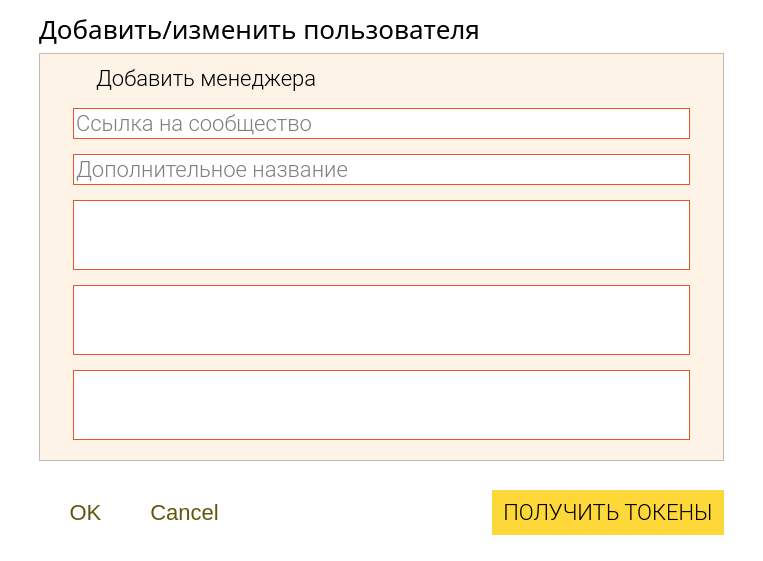
<?xml version="1.0" encoding="UTF-8"?>
<ui version="4.0">
 <class>addUserDialog</class>
 <widget class="QDialog" name="addUserDialog">
  <property name="geometry">
   <rect>
    <x>0</x>
    <y>0</y>
    <width>744</width>
    <height>556</height>
   </rect>
  </property>
  <property name="palette">
   <palette>
    <active>
     <colorrole role="WindowText">
      <brush brushstyle="SolidPattern">
       <color alpha="255">
        <red>0</red>
        <green>0</green>
        <blue>0</blue>
       </color>
      </brush>
     </colorrole>
     <colorrole role="Button">
      <brush brushstyle="SolidPattern">
       <color alpha="255">
        <red>255</red>
        <green>255</green>
        <blue>255</blue>
       </color>
      </brush>
     </colorrole>
     <colorrole role="Light">
      <brush brushstyle="SolidPattern">
       <color alpha="255">
        <red>255</red>
        <green>255</green>
        <blue>255</blue>
       </color>
      </brush>
     </colorrole>
     <colorrole role="Midlight">
      <brush brushstyle="SolidPattern">
       <color alpha="255">
        <red>255</red>
        <green>255</green>
        <blue>255</blue>
       </color>
      </brush>
     </colorrole>
     <colorrole role="Dark">
      <brush brushstyle="SolidPattern">
       <color alpha="255">
        <red>127</red>
        <green>127</green>
        <blue>127</blue>
       </color>
      </brush>
     </colorrole>
     <colorrole role="Mid">
      <brush brushstyle="SolidPattern">
       <color alpha="255">
        <red>170</red>
        <green>170</green>
        <blue>170</blue>
       </color>
      </brush>
     </colorrole>
     <colorrole role="Text">
      <brush brushstyle="SolidPattern">
       <color alpha="255">
        <red>0</red>
        <green>0</green>
        <blue>0</blue>
       </color>
      </brush>
     </colorrole>
     <colorrole role="BrightText">
      <brush brushstyle="SolidPattern">
       <color alpha="255">
        <red>255</red>
        <green>255</green>
        <blue>255</blue>
       </color>
      </brush>
     </colorrole>
     <colorrole role="ButtonText">
      <brush brushstyle="SolidPattern">
       <color alpha="255">
        <red>0</red>
        <green>0</green>
        <blue>0</blue>
       </color>
      </brush>
     </colorrole>
     <colorrole role="Base">
      <brush brushstyle="SolidPattern">
       <color alpha="255">
        <red>255</red>
        <green>255</green>
        <blue>255</blue>
       </color>
      </brush>
     </colorrole>
     <colorrole role="Window">
      <brush brushstyle="SolidPattern">
       <color alpha="255">
        <red>255</red>
        <green>255</green>
        <blue>255</blue>
       </color>
      </brush>
     </colorrole>
     <colorrole role="Shadow">
      <brush brushstyle="SolidPattern">
       <color alpha="255">
        <red>0</red>
        <green>0</green>
        <blue>0</blue>
       </color>
      </brush>
     </colorrole>
     <colorrole role="AlternateBase">
      <brush brushstyle="SolidPattern">
       <color alpha="255">
        <red>255</red>
        <green>255</green>
        <blue>255</blue>
       </color>
      </brush>
     </colorrole>
     <colorrole role="ToolTipBase">
      <brush brushstyle="SolidPattern">
       <color alpha="255">
        <red>255</red>
        <green>255</green>
        <blue>220</blue>
       </color>
      </brush>
     </colorrole>
     <colorrole role="ToolTipText">
      <brush brushstyle="SolidPattern">
       <color alpha="255">
        <red>0</red>
        <green>0</green>
        <blue>0</blue>
       </color>
      </brush>
     </colorrole>
     <colorrole role="PlaceholderText">
      <brush brushstyle="SolidPattern">
       <color alpha="128">
        <red>0</red>
        <green>0</green>
        <blue>0</blue>
       </color>
      </brush>
     </colorrole>
    </active>
    <inactive>
     <colorrole role="WindowText">
      <brush brushstyle="SolidPattern">
       <color alpha="255">
        <red>0</red>
        <green>0</green>
        <blue>0</blue>
       </color>
      </brush>
     </colorrole>
     <colorrole role="Button">
      <brush brushstyle="SolidPattern">
       <color alpha="255">
        <red>255</red>
        <green>255</green>
        <blue>255</blue>
       </color>
      </brush>
     </colorrole>
     <colorrole role="Light">
      <brush brushstyle="SolidPattern">
       <color alpha="255">
        <red>255</red>
        <green>255</green>
        <blue>255</blue>
       </color>
      </brush>
     </colorrole>
     <colorrole role="Midlight">
      <brush brushstyle="SolidPattern">
       <color alpha="255">
        <red>255</red>
        <green>255</green>
        <blue>255</blue>
       </color>
      </brush>
     </colorrole>
     <colorrole role="Dark">
      <brush brushstyle="SolidPattern">
       <color alpha="255">
        <red>127</red>
        <green>127</green>
        <blue>127</blue>
       </color>
      </brush>
     </colorrole>
     <colorrole role="Mid">
      <brush brushstyle="SolidPattern">
       <color alpha="255">
        <red>170</red>
        <green>170</green>
        <blue>170</blue>
       </color>
      </brush>
     </colorrole>
     <colorrole role="Text">
      <brush brushstyle="SolidPattern">
       <color alpha="255">
        <red>0</red>
        <green>0</green>
        <blue>0</blue>
       </color>
      </brush>
     </colorrole>
     <colorrole role="BrightText">
      <brush brushstyle="SolidPattern">
       <color alpha="255">
        <red>255</red>
        <green>255</green>
        <blue>255</blue>
       </color>
      </brush>
     </colorrole>
     <colorrole role="ButtonText">
      <brush brushstyle="SolidPattern">
       <color alpha="255">
        <red>0</red>
        <green>0</green>
        <blue>0</blue>
       </color>
      </brush>
     </colorrole>
     <colorrole role="Base">
      <brush brushstyle="SolidPattern">
       <color alpha="255">
        <red>255</red>
        <green>255</green>
        <blue>255</blue>
       </color>
      </brush>
     </colorrole>
     <colorrole role="Window">
      <brush brushstyle="SolidPattern">
       <color alpha="255">
        <red>255</red>
        <green>255</green>
        <blue>255</blue>
       </color>
      </brush>
     </colorrole>
     <colorrole role="Shadow">
      <brush brushstyle="SolidPattern">
       <color alpha="255">
        <red>0</red>
        <green>0</green>
        <blue>0</blue>
       </color>
      </brush>
     </colorrole>
     <colorrole role="AlternateBase">
      <brush brushstyle="SolidPattern">
       <color alpha="255">
        <red>255</red>
        <green>255</green>
        <blue>255</blue>
       </color>
      </brush>
     </colorrole>
     <colorrole role="ToolTipBase">
      <brush brushstyle="SolidPattern">
       <color alpha="255">
        <red>255</red>
        <green>255</green>
        <blue>220</blue>
       </color>
      </brush>
     </colorrole>
     <colorrole role="ToolTipText">
      <brush brushstyle="SolidPattern">
       <color alpha="255">
        <red>0</red>
        <green>0</green>
        <blue>0</blue>
       </color>
      </brush>
     </colorrole>
     <colorrole role="PlaceholderText">
      <brush brushstyle="SolidPattern">
       <color alpha="128">
        <red>0</red>
        <green>0</green>
        <blue>0</blue>
       </color>
      </brush>
     </colorrole>
    </inactive>
    <disabled>
     <colorrole role="WindowText">
      <brush brushstyle="SolidPattern">
       <color alpha="255">
        <red>127</red>
        <green>127</green>
        <blue>127</blue>
       </color>
      </brush>
     </colorrole>
     <colorrole role="Button">
      <brush brushstyle="SolidPattern">
       <color alpha="255">
        <red>255</red>
        <green>255</green>
        <blue>255</blue>
       </color>
      </brush>
     </colorrole>
     <colorrole role="Light">
      <brush brushstyle="SolidPattern">
       <color alpha="255">
        <red>255</red>
        <green>255</green>
        <blue>255</blue>
       </color>
      </brush>
     </colorrole>
     <colorrole role="Midlight">
      <brush brushstyle="SolidPattern">
       <color alpha="255">
        <red>255</red>
        <green>255</green>
        <blue>255</blue>
       </color>
      </brush>
     </colorrole>
     <colorrole role="Dark">
      <brush brushstyle="SolidPattern">
       <color alpha="255">
        <red>127</red>
        <green>127</green>
        <blue>127</blue>
       </color>
      </brush>
     </colorrole>
     <colorrole role="Mid">
      <brush brushstyle="SolidPattern">
       <color alpha="255">
        <red>170</red>
        <green>170</green>
        <blue>170</blue>
       </color>
      </brush>
     </colorrole>
     <colorrole role="Text">
      <brush brushstyle="SolidPattern">
       <color alpha="255">
        <red>127</red>
        <green>127</green>
        <blue>127</blue>
       </color>
      </brush>
     </colorrole>
     <colorrole role="BrightText">
      <brush brushstyle="SolidPattern">
       <color alpha="255">
        <red>255</red>
        <green>255</green>
        <blue>255</blue>
       </color>
      </brush>
     </colorrole>
     <colorrole role="ButtonText">
      <brush brushstyle="SolidPattern">
       <color alpha="255">
        <red>127</red>
        <green>127</green>
        <blue>127</blue>
       </color>
      </brush>
     </colorrole>
     <colorrole role="Base">
      <brush brushstyle="SolidPattern">
       <color alpha="255">
        <red>255</red>
        <green>255</green>
        <blue>255</blue>
       </color>
      </brush>
     </colorrole>
     <colorrole role="Window">
      <brush brushstyle="SolidPattern">
       <color alpha="255">
        <red>255</red>
        <green>255</green>
        <blue>255</blue>
       </color>
      </brush>
     </colorrole>
     <colorrole role="Shadow">
      <brush brushstyle="SolidPattern">
       <color alpha="255">
        <red>0</red>
        <green>0</green>
        <blue>0</blue>
       </color>
      </brush>
     </colorrole>
     <colorrole role="AlternateBase">
      <brush brushstyle="SolidPattern">
       <color alpha="255">
        <red>255</red>
        <green>255</green>
        <blue>255</blue>
       </color>
      </brush>
     </colorrole>
     <colorrole role="ToolTipBase">
      <brush brushstyle="SolidPattern">
       <color alpha="255">
        <red>255</red>
        <green>255</green>
        <blue>220</blue>
       </color>
      </brush>
     </colorrole>
     <colorrole role="ToolTipText">
      <brush brushstyle="SolidPattern">
       <color alpha="255">
        <red>0</red>
        <green>0</green>
        <blue>0</blue>
       </color>
      </brush>
     </colorrole>
     <colorrole role="PlaceholderText">
      <brush brushstyle="SolidPattern">
       <color alpha="128">
        <red>0</red>
        <green>0</green>
        <blue>0</blue>
       </color>
      </brush>
     </colorrole>
    </disabled>
   </palette>
  </property>
  <property name="font">
   <font>
    <family>Arial</family>
    <pointsize>8</pointsize>
   </font>
  </property>
  <property name="windowTitle">
   <string>Добавление пользователя</string>
  </property>
  <property name="autoFillBackground">
   <bool>false</bool>
  </property>
  <property name="styleSheet">
   <string notr="true"/>
  </property>
  <layout class="QGridLayout" name="gridLayout">
   <property name="leftMargin">
    <number>39</number>
   </property>
   <property name="rightMargin">
    <number>39</number>
   </property>
   <property name="bottomMargin">
    <number>26</number>
   </property>
   <item row="0" column="0">
    <widget class="QLabel" name="label">
     <property name="font">
      <font>
       <family>Roboto Regular</family>
       <pointsize>-1</pointsize>
      </font>
     </property>
     <property name="styleSheet">
      <string notr="true">font-family: &quot;Roboto Regular&quot;;
font-size: 26px;</string>
     </property>
     <property name="text">
      <string>Добавить/изменить пользователя</string>
     </property>
    </widget>
   </item>
   <item row="1" column="0" colspan="3">
    <widget class="QFrame" name="frame">
     <property name="palette">
      <palette>
       <active>
        <colorrole role="WindowText">
         <brush brushstyle="SolidPattern">
          <color alpha="255">
           <red>0</red>
           <green>0</green>
           <blue>0</blue>
          </color>
         </brush>
        </colorrole>
        <colorrole role="Button">
         <brush brushstyle="SolidPattern">
          <color alpha="255">
           <red>253</red>
           <green>243</green>
           <blue>230</blue>
          </color>
         </brush>
        </colorrole>
        <colorrole role="Light">
         <brush brushstyle="SolidPattern">
          <color alpha="255">
           <red>255</red>
           <green>255</green>
           <blue>255</blue>
          </color>
         </brush>
        </colorrole>
        <colorrole role="Midlight">
         <brush brushstyle="SolidPattern">
          <color alpha="255">
           <red>254</red>
           <green>249</green>
           <blue>242</blue>
          </color>
         </brush>
        </colorrole>
        <colorrole role="Dark">
         <brush brushstyle="SolidPattern">
          <color alpha="255">
           <red>126</red>
           <green>121</green>
           <blue>115</blue>
          </color>
         </brush>
        </colorrole>
        <colorrole role="Mid">
         <brush brushstyle="SolidPattern">
          <color alpha="255">
           <red>169</red>
           <green>162</green>
           <blue>153</blue>
          </color>
         </brush>
        </colorrole>
        <colorrole role="Text">
         <brush brushstyle="SolidPattern">
          <color alpha="255">
           <red>0</red>
           <green>0</green>
           <blue>0</blue>
          </color>
         </brush>
        </colorrole>
        <colorrole role="BrightText">
         <brush brushstyle="SolidPattern">
          <color alpha="255">
           <red>255</red>
           <green>255</green>
           <blue>255</blue>
          </color>
         </brush>
        </colorrole>
        <colorrole role="ButtonText">
         <brush brushstyle="SolidPattern">
          <color alpha="255">
           <red>0</red>
           <green>0</green>
           <blue>0</blue>
          </color>
         </brush>
        </colorrole>
        <colorrole role="Base">
         <brush brushstyle="SolidPattern">
          <color alpha="255">
           <red>255</red>
           <green>255</green>
           <blue>255</blue>
          </color>
         </brush>
        </colorrole>
        <colorrole role="Window">
         <brush brushstyle="SolidPattern">
          <color alpha="255">
           <red>253</red>
           <green>243</green>
           <blue>230</blue>
          </color>
         </brush>
        </colorrole>
        <colorrole role="Shadow">
         <brush brushstyle="SolidPattern">
          <color alpha="255">
           <red>0</red>
           <green>0</green>
           <blue>0</blue>
          </color>
         </brush>
        </colorrole>
        <colorrole role="AlternateBase">
         <brush brushstyle="SolidPattern">
          <color alpha="255">
           <red>254</red>
           <green>249</green>
           <blue>242</blue>
          </color>
         </brush>
        </colorrole>
        <colorrole role="ToolTipBase">
         <brush brushstyle="SolidPattern">
          <color alpha="255">
           <red>255</red>
           <green>255</green>
           <blue>220</blue>
          </color>
         </brush>
        </colorrole>
        <colorrole role="ToolTipText">
         <brush brushstyle="SolidPattern">
          <color alpha="255">
           <red>0</red>
           <green>0</green>
           <blue>0</blue>
          </color>
         </brush>
        </colorrole>
        <colorrole role="PlaceholderText">
         <brush brushstyle="SolidPattern">
          <color alpha="128">
           <red>0</red>
           <green>0</green>
           <blue>0</blue>
          </color>
         </brush>
        </colorrole>
       </active>
       <inactive>
        <colorrole role="WindowText">
         <brush brushstyle="SolidPattern">
          <color alpha="255">
           <red>0</red>
           <green>0</green>
           <blue>0</blue>
          </color>
         </brush>
        </colorrole>
        <colorrole role="Button">
         <brush brushstyle="SolidPattern">
          <color alpha="255">
           <red>253</red>
           <green>243</green>
           <blue>230</blue>
          </color>
         </brush>
        </colorrole>
        <colorrole role="Light">
         <brush brushstyle="SolidPattern">
          <color alpha="255">
           <red>255</red>
           <green>255</green>
           <blue>255</blue>
          </color>
         </brush>
        </colorrole>
        <colorrole role="Midlight">
         <brush brushstyle="SolidPattern">
          <color alpha="255">
           <red>254</red>
           <green>249</green>
           <blue>242</blue>
          </color>
         </brush>
        </colorrole>
        <colorrole role="Dark">
         <brush brushstyle="SolidPattern">
          <color alpha="255">
           <red>126</red>
           <green>121</green>
           <blue>115</blue>
          </color>
         </brush>
        </colorrole>
        <colorrole role="Mid">
         <brush brushstyle="SolidPattern">
          <color alpha="255">
           <red>169</red>
           <green>162</green>
           <blue>153</blue>
          </color>
         </brush>
        </colorrole>
        <colorrole role="Text">
         <brush brushstyle="SolidPattern">
          <color alpha="255">
           <red>0</red>
           <green>0</green>
           <blue>0</blue>
          </color>
         </brush>
        </colorrole>
        <colorrole role="BrightText">
         <brush brushstyle="SolidPattern">
          <color alpha="255">
           <red>255</red>
           <green>255</green>
           <blue>255</blue>
          </color>
         </brush>
        </colorrole>
        <colorrole role="ButtonText">
         <brush brushstyle="SolidPattern">
          <color alpha="255">
           <red>0</red>
           <green>0</green>
           <blue>0</blue>
          </color>
         </brush>
        </colorrole>
        <colorrole role="Base">
         <brush brushstyle="SolidPattern">
          <color alpha="255">
           <red>255</red>
           <green>255</green>
           <blue>255</blue>
          </color>
         </brush>
        </colorrole>
        <colorrole role="Window">
         <brush brushstyle="SolidPattern">
          <color alpha="255">
           <red>253</red>
           <green>243</green>
           <blue>230</blue>
          </color>
         </brush>
        </colorrole>
        <colorrole role="Shadow">
         <brush brushstyle="SolidPattern">
          <color alpha="255">
           <red>0</red>
           <green>0</green>
           <blue>0</blue>
          </color>
         </brush>
        </colorrole>
        <colorrole role="AlternateBase">
         <brush brushstyle="SolidPattern">
          <color alpha="255">
           <red>254</red>
           <green>249</green>
           <blue>242</blue>
          </color>
         </brush>
        </colorrole>
        <colorrole role="ToolTipBase">
         <brush brushstyle="SolidPattern">
          <color alpha="255">
           <red>255</red>
           <green>255</green>
           <blue>220</blue>
          </color>
         </brush>
        </colorrole>
        <colorrole role="ToolTipText">
         <brush brushstyle="SolidPattern">
          <color alpha="255">
           <red>0</red>
           <green>0</green>
           <blue>0</blue>
          </color>
         </brush>
        </colorrole>
        <colorrole role="PlaceholderText">
         <brush brushstyle="SolidPattern">
          <color alpha="128">
           <red>0</red>
           <green>0</green>
           <blue>0</blue>
          </color>
         </brush>
        </colorrole>
       </inactive>
       <disabled>
        <colorrole role="WindowText">
         <brush brushstyle="SolidPattern">
          <color alpha="255">
           <red>126</red>
           <green>121</green>
           <blue>115</blue>
          </color>
         </brush>
        </colorrole>
        <colorrole role="Button">
         <brush brushstyle="SolidPattern">
          <color alpha="255">
           <red>253</red>
           <green>243</green>
           <blue>230</blue>
          </color>
         </brush>
        </colorrole>
        <colorrole role="Light">
         <brush brushstyle="SolidPattern">
          <color alpha="255">
           <red>255</red>
           <green>255</green>
           <blue>255</blue>
          </color>
         </brush>
        </colorrole>
        <colorrole role="Midlight">
         <brush brushstyle="SolidPattern">
          <color alpha="255">
           <red>254</red>
           <green>249</green>
           <blue>242</blue>
          </color>
         </brush>
        </colorrole>
        <colorrole role="Dark">
         <brush brushstyle="SolidPattern">
          <color alpha="255">
           <red>126</red>
           <green>121</green>
           <blue>115</blue>
          </color>
         </brush>
        </colorrole>
        <colorrole role="Mid">
         <brush brushstyle="SolidPattern">
          <color alpha="255">
           <red>169</red>
           <green>162</green>
           <blue>153</blue>
          </color>
         </brush>
        </colorrole>
        <colorrole role="Text">
         <brush brushstyle="SolidPattern">
          <color alpha="255">
           <red>126</red>
           <green>121</green>
           <blue>115</blue>
          </color>
         </brush>
        </colorrole>
        <colorrole role="BrightText">
         <brush brushstyle="SolidPattern">
          <color alpha="255">
           <red>255</red>
           <green>255</green>
           <blue>255</blue>
          </color>
         </brush>
        </colorrole>
        <colorrole role="ButtonText">
         <brush brushstyle="SolidPattern">
          <color alpha="255">
           <red>126</red>
           <green>121</green>
           <blue>115</blue>
          </color>
         </brush>
        </colorrole>
        <colorrole role="Base">
         <brush brushstyle="SolidPattern">
          <color alpha="255">
           <red>253</red>
           <green>243</green>
           <blue>230</blue>
          </color>
         </brush>
        </colorrole>
        <colorrole role="Window">
         <brush brushstyle="SolidPattern">
          <color alpha="255">
           <red>253</red>
           <green>243</green>
           <blue>230</blue>
          </color>
         </brush>
        </colorrole>
        <colorrole role="Shadow">
         <brush brushstyle="SolidPattern">
          <color alpha="255">
           <red>0</red>
           <green>0</green>
           <blue>0</blue>
          </color>
         </brush>
        </colorrole>
        <colorrole role="AlternateBase">
         <brush brushstyle="SolidPattern">
          <color alpha="255">
           <red>253</red>
           <green>243</green>
           <blue>230</blue>
          </color>
         </brush>
        </colorrole>
        <colorrole role="ToolTipBase">
         <brush brushstyle="SolidPattern">
          <color alpha="255">
           <red>255</red>
           <green>255</green>
           <blue>220</blue>
          </color>
         </brush>
        </colorrole>
        <colorrole role="ToolTipText">
         <brush brushstyle="SolidPattern">
          <color alpha="255">
           <red>0</red>
           <green>0</green>
           <blue>0</blue>
          </color>
         </brush>
        </colorrole>
        <colorrole role="PlaceholderText">
         <brush brushstyle="SolidPattern">
          <color alpha="128">
           <red>0</red>
           <green>0</green>
           <blue>0</blue>
          </color>
         </brush>
        </colorrole>
       </disabled>
      </palette>
     </property>
     <property name="font">
      <font>
       <family>Arial</family>
       <pointsize>10</pointsize>
      </font>
     </property>
     <property name="autoFillBackground">
      <bool>true</bool>
     </property>
     <property name="frameShape">
      <enum>QFrame::StyledPanel</enum>
     </property>
     <property name="frameShadow">
      <enum>QFrame::Raised</enum>
     </property>
     <layout class="QVBoxLayout" name="verticalLayout">
      <property name="spacing">
       <number>15</number>
      </property>
      <property name="leftMargin">
       <number>33</number>
      </property>
      <property name="rightMargin">
       <number>33</number>
      </property>
      <property name="bottomMargin">
       <number>20</number>
      </property>
      <item>
       <widget class="QFrame" name="frame_2">
        <property name="frameShape">
         <enum>QFrame::NoFrame</enum>
        </property>
        <property name="frameShadow">
         <enum>QFrame::Raised</enum>
        </property>
        <layout class="QHBoxLayout" name="horizontalLayout">
         <property name="spacing">
          <number>1</number>
         </property>
         <property name="leftMargin">
          <number>0</number>
         </property>
         <property name="topMargin">
          <number>0</number>
         </property>
         <property name="rightMargin">
          <number>0</number>
         </property>
         <property name="bottomMargin">
          <number>0</number>
         </property>
         <item alignment="Qt::AlignLeft">
          <widget class="QLabel" name="label_3">
           <property name="sizePolicy">
            <sizepolicy hsizetype="Fixed" vsizetype="Fixed">
             <horstretch>0</horstretch>
             <verstretch>0</verstretch>
            </sizepolicy>
           </property>
           <property name="minimumSize">
            <size>
             <width>22</width>
             <height>30</height>
            </size>
           </property>
           <property name="maximumSize">
            <size>
             <width>44</width>
             <height>60</height>
            </size>
           </property>
           <property name="text">
            <string/>
           </property>
           <property name="pixmap">
            <pixmap resource="resources/resources.qrc">:/icons/lamp.png</pixmap>
           </property>
           <property name="scaledContents">
            <bool>true</bool>
           </property>
           <property name="alignment">
            <set>Qt::AlignLeading|Qt::AlignLeft|Qt::AlignVCenter</set>
           </property>
           <property name="wordWrap">
            <bool>false</bool>
           </property>
           <property name="margin">
            <number>2</number>
           </property>
          </widget>
         </item>
         <item>
          <widget class="QLabel" name="label_2">
           <property name="sizePolicy">
            <sizepolicy hsizetype="Preferred" vsizetype="Preferred">
             <horstretch>0</horstretch>
             <verstretch>0</verstretch>
            </sizepolicy>
           </property>
           <property name="font">
            <font>
             <family>Roboto Light</family>
             <pointsize>-1</pointsize>
            </font>
           </property>
           <property name="styleSheet">
            <string notr="true">font-family: &quot;Roboto Light&quot;;
font-size: 22px;</string>
           </property>
           <property name="text">
            <string>Добавить менеджера</string>
           </property>
          </widget>
         </item>
         <item>
          <spacer name="horizontalSpacer">
           <property name="orientation">
            <enum>Qt::Horizontal</enum>
           </property>
           <property name="sizeHint" stdset="0">
            <size>
             <width>40</width>
             <height>20</height>
            </size>
           </property>
          </spacer>
         </item>
        </layout>
       </widget>
      </item>
      <item>
       <widget class="QLineEdit" name="groupLinkEdit">
        <property name="sizePolicy">
         <sizepolicy hsizetype="Preferred" vsizetype="Preferred">
          <horstretch>0</horstretch>
          <verstretch>0</verstretch>
         </sizepolicy>
        </property>
        <property name="font">
         <font>
          <family>Roboto Light</family>
          <pointsize>-1</pointsize>
         </font>
        </property>
        <property name="styleSheet">
         <string notr="true">font-family: &quot;Roboto Light&quot;;
font-size: 22px;
border: 1px solid #e95428;</string>
        </property>
        <property name="placeholderText">
         <string>Ссылка на сообщество</string>
        </property>
       </widget>
      </item>
      <item>
       <widget class="QLineEdit" name="groupNameEdit">
        <property name="sizePolicy">
         <sizepolicy hsizetype="Preferred" vsizetype="Preferred">
          <horstretch>0</horstretch>
          <verstretch>0</verstretch>
         </sizepolicy>
        </property>
        <property name="font">
         <font>
          <family>Roboto Light</family>
          <pointsize>-1</pointsize>
         </font>
        </property>
        <property name="styleSheet">
         <string notr="true">font-family: &quot;Roboto Light&quot;;
font-size: 22px;
border: 1px solid #e95428;</string>
        </property>
        <property name="placeholderText">
         <string>Дополнительное название</string>
        </property>
       </widget>
      </item>
      <item>
       <widget class="QPlainTextEdit" name="refreshTokenEdit">
        <property name="sizePolicy">
         <sizepolicy hsizetype="Preferred" vsizetype="Preferred">
          <horstretch>0</horstretch>
          <verstretch>0</verstretch>
         </sizepolicy>
        </property>
        <property name="font">
         <font>
          <family>Roboto Light</family>
          <pointsize>-1</pointsize>
         </font>
        </property>
        <property name="styleSheet">
         <string notr="true">font-family: &quot;Roboto Light&quot;;
font-size: 22px;
border: 1px solid #e95428;</string>
        </property>
        <property name="frameShape">
         <enum>QFrame::Box</enum>
        </property>
        <property name="documentTitle">
         <string/>
        </property>
        <property name="plainText">
         <string/>
        </property>
        <property name="placeholderText">
         <string notr="true">Refresh Token</string>
        </property>
       </widget>
      </item>
      <item>
       <widget class="QPlainTextEdit" name="clientIDEdit">
        <property name="sizePolicy">
         <sizepolicy hsizetype="Preferred" vsizetype="Preferred">
          <horstretch>0</horstretch>
          <verstretch>0</verstretch>
         </sizepolicy>
        </property>
        <property name="font">
         <font>
          <family>Roboto Light</family>
          <pointsize>-1</pointsize>
         </font>
        </property>
        <property name="styleSheet">
         <string notr="true">font-family: &quot;Roboto Light&quot;;
font-size: 22px;
border: 1px solid #e95428;</string>
        </property>
        <property name="documentTitle">
         <string/>
        </property>
        <property name="readOnly">
         <bool>false</bool>
        </property>
        <property name="plainText">
         <string/>
        </property>
        <property name="overwriteMode">
         <bool>false</bool>
        </property>
        <property name="backgroundVisible">
         <bool>false</bool>
        </property>
        <property name="placeholderText">
         <string notr="true">Client ID (вводим ID приложения)</string>
        </property>
       </widget>
      </item>
      <item>
       <widget class="QPlainTextEdit" name="deviceIDEdit">
        <property name="sizePolicy">
         <sizepolicy hsizetype="Preferred" vsizetype="Preferred">
          <horstretch>0</horstretch>
          <verstretch>0</verstretch>
         </sizepolicy>
        </property>
        <property name="font">
         <font>
          <family>Roboto Light</family>
          <pointsize>-1</pointsize>
         </font>
        </property>
        <property name="styleSheet">
         <string notr="true">font-family: &quot;Roboto Light&quot;;
font-size: 22px;
border: 1px solid #e95428;</string>
        </property>
        <property name="documentTitle">
         <string/>
        </property>
        <property name="readOnly">
         <bool>false</bool>
        </property>
        <property name="plainText">
         <string/>
        </property>
        <property name="overwriteMode">
         <bool>false</bool>
        </property>
        <property name="backgroundVisible">
         <bool>false</bool>
        </property>
        <property name="placeholderText">
         <string notr="true">Device ID (вводим ID устройства)</string>
        </property>
       </widget>
      </item>
     </layout>
    </widget>
   </item>
   <item row="2" column="0" alignment="Qt::AlignLeft">
    <widget class="QDialogButtonBox" name="buttonBox">
     <property name="enabled">
      <bool>true</bool>
     </property>
     <property name="font">
      <font>
       <family>Roboto Lt</family>
       <pointsize>12</pointsize>
      </font>
     </property>
     <property name="cursor">
      <cursorShape>PointingHandCursor</cursorShape>
     </property>
     <property name="autoFillBackground">
      <bool>false</bool>
     </property>
     <property name="styleSheet">
      <string notr="true">QDialogButtonBox {
        spacing: 19;  /* Расстояние между кнопками */
    }
    
    QPushButton {
        min-width: 71;  /* Минимальная ширина */
        min-height: 25;  /* Минимальная высота */
        border: none;      /* Убираем границы */
        color: #62560E;
font-family: &quot;Roboto Light&quot;;
font-size: 22px;
padding: 9 11;
margin-top: 23;
    }

    *[text=&quot;OK&quot;] {
    background: #ffdd00;
}
    </string>
     </property>
     <property name="standardButtons">
      <set>QDialogButtonBox::Cancel|QDialogButtonBox::Ok</set>
     </property>
     <property name="centerButtons">
      <bool>false</bool>
     </property>
    </widget>
   </item>
   <item row="2" column="2">
    <widget class="QPushButton" name="generateTokensButton">
     <property name="sizePolicy">
      <sizepolicy hsizetype="Minimum" vsizetype="Minimum">
       <horstretch>0</horstretch>
       <verstretch>0</verstretch>
      </sizepolicy>
     </property>
     <property name="font">
      <font>
       <family>Roboto Light</family>
       <pointsize>-1</pointsize>
      </font>
     </property>
     <property name="cursor">
      <cursorShape>PointingHandCursor</cursorShape>
     </property>
     <property name="styleSheet">
      <string notr="true">QPushButton{
background-color: #fed839; border: none;
font-family: &quot;Roboto Light&quot;;
font-size: 22px;
padding: 9 11;
margin-top: 23;
}
QPushButton::pressed{
background-color: #bdbd6b;
}</string>
     </property>
     <property name="text">
      <string>ПОЛУЧИТЬ ТОКЕНЫ</string>
     </property>
    </widget>
   </item>
   <item row="2" column="1">
    <spacer name="horizontalSpacer_2">
     <property name="orientation">
      <enum>Qt::Horizontal</enum>
     </property>
     <property name="sizeHint" stdset="0">
      <size>
       <width>40</width>
       <height>20</height>
      </size>
     </property>
    </spacer>
   </item>
  </layout>
 </widget>
 <resources>
  <include location="resources/resources.qrc"/>
 </resources>
 <connections/>
</ui>
